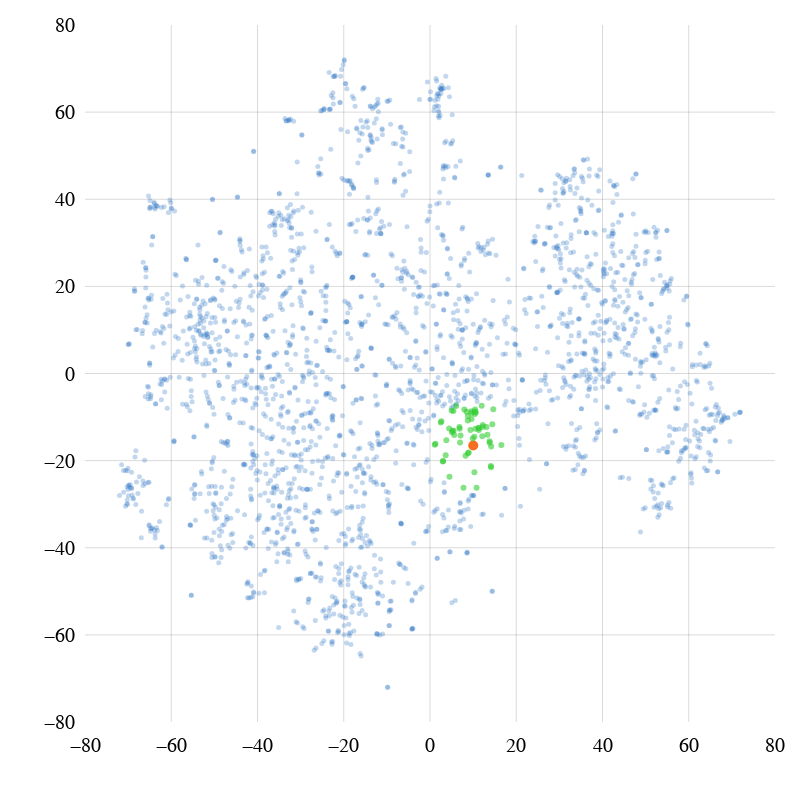

Write notebook code for a chart like this one.
### Code cell
# settings
axis_col = 'rgba(0, 0, 0, 0.15)'
no_col = 'rgba(0, 0, 0, 0)'
axis_desc: dict = dict(linecolor=no_col, gridcolor=axis_col, zerolinecolor=axis_col, zerolinewidth=1)
layout = dict(
    autosize=False,
    width=800,
    height=800,
    margin=dict(
        l=25, r=25, b=25, t=25, pad=5
    ),
    # paper_bgcolor="white",
    font_family="Times New Roman",
    font_color="black",
    font_size=20,
    plot_bgcolor='white',
    xaxis=axis_desc,
    yaxis=axis_desc,
    xaxis2=axis_desc,
    yaxis2=axis_desc,
)

fig = sp.make_subplots(
    rows=1, cols=1, shared_xaxes=True, shared_yaxes=True, horizontal_spacing=0.02,
    # x_title="% Completeness"
)

s, o = 5, 0.3
fig.add_trace(
    go.Scatter(
        x = [x for i, (x, y) in enumerate(latentx) if i not in found_is],
        y = [y for i, (x, y) in enumerate(latentx) if i not in found_is],
        mode='markers',
        marker=dict(
            size=s,
            color='#3679c6',
            opacity=o
        ),
        showlegend=False,
        # text=[f"{t}<br><br>{'<br>'.join([' '.join(c) for c in divide_chunks(a.split(' '), 18)])}" for doi, t, a, e in mappings],
        text=['<br>'.join(' '.join(c) for c in divide_chunks(t.split(" "), 12)) for i, (doi, t, a, e) in enumerate(mappings) if i not in found_is],
    ),
    row=1, col=1,
)

fig.add_trace(
    go.Scatter(
        x = [found_x], y = [found_y],
        mode='markers',
        marker=dict(
            size=s*2,
            color='#f76e21',
            opacity=1
        ),
        showlegend=False,
        text=['<br>'.join(' '.join(c) for c in divide_chunks(found_title.split(" "), 12))],
    ),
    row=1, col=1,
)

fig.add_trace(
    go.Scatter(
        x = [x for i, (x, y, doi, ftitle, fabstract) in closest],
        y = [y for i, (x, y, doi, ftitle, fabstract) in closest],

        # x = [x for x, y in pca_x],
        # y = [y for x, y in pca_x],
        mode='markers',
        marker=dict(
            size=s*1.2,
            color='#32cd32',
            opacity=0.6
        ),
        showlegend=False,
        text=['<br>'.join(' '.join(c) for c in divide_chunks(ftitle.split(" "), 12)) for i, (x, y, doi, ftitle, fabstract) in closest]
    ),
    row=1, col=1,
)

# for i, ((doi, t, a, e), (x, y)) in enumerate(zip(mappings, latentx)):
#     if i % 250 != 0: continue

#     fig.add_annotation(
#         x=x, y=y,
#         xshift=-10, yshift=10,
#         text="<br>".join(" ".join(c) for c in divide_chunks(t.split(" "), 12)),
#         showarrow=True,
#         arrowhead=2,
#     )

_layout: dict[Any, Any] = layout.copy()
_layout.update(dict(
    hoverlabel=dict(
        # bgcolor="rgba(0, 0, 0, 0.2)",
        font_size=12,
        # font_family="Rockwell"
    ),
    xaxis=dict(title="", range=(-R, R), **axis_desc),
    yaxis=dict(title="", range=(-R, R), **axis_desc),
))
fig.update_annotations(font_size=10)
fig.update_layout(go.Layout(**_layout))
fig.show()

### Figure 1 — Plotly figure (JSON) as saved in the notebook; plotly's stock layout.template omitted (floating-point values rounded to 4 significant figures; data arrays with more than 128 entries replaced by an {"elided": "..."} marker saying what was removed)
{"data": [{"marker": {"color": "#3679c6", "opacity": 0.3, "size": 5}, "mode": "markers", "showlegend": false, "text": {"elided": "2435 str values"}, "type": "scatter", "x": {"elided": "2435 float values"}, "xaxis": "x", "y": {"elided": "2435 float values"}, "yaxis": "y"}, {"marker": {"color": "#f76e21", "opacity": 1, "size": 10}, "mode": "markers", "showlegend": false, "text": ["Genome enrichment of rare and unknown species from complicated microbiome by nanopore<br>selective sequencing."], "type": "scatter", "x": [10.03], "xaxis": "x", "y": [-16.53], "yaxis": "y"}, {"marker": {"color": "#32cd32", "opacity": 0.6, "size": 6}, "mode": "markers", "showlegend": false, "text": ["CopyRighter: a rapid tool for improving the accuracy of microbial community profiles<br>through lineage-specific gene copy number correction.", "Rare Taxa Exhibit Disproportionate Cell-Level Metabolic Activity in Enriched Anaerobic Digestion Microbial<br>Communities.", "ICoVeR - an interactive visualization tool for verification and refinement of metagenomic<br>bins.", "The active microbial community more accurately reflects the anaerobic digestion process: 16S<br>rRNA (gene) sequencing as a predictive tool.", "Insights in Waste Management Bioprocesses Using Genomic Tools.", "Active and total microbial community dynamics and the role of functional genes<br>bamA and mcrA during anaerobic digestion of phenol and p-cresol.", "A methodology for a quantitative interpretation of DGGE with the help of<br>mathematical modelling: application in biohydrogen production.", "Microbial 16S rRNA Ion Tag and community metagenome sequencing using the Ion<br>Torrent (PGM) Platform.", "Molecular Microbial Community Analysis as an Analysis Tool for Optimal Biogas Production.", "Metagenomic approaches: effective tools for monitoring the structure and functionality of microbiomes<br>in anaerobic digestion systems.", "Resource recovery from wastewater: application of meta-omics to phosphorus and carbon management.", "A Modular Metagenomics Pipeline Allowing for the Inclusion of Prior Knowledge Using<br>the Example of Anaerobic Digestion.", "Prospects for multi-omics in the microbial ecology of water engineering.", "Enhancing metaproteomics--The value of models and defined environmental microbial systems.", "Genome-centric metatranscriptomes and ecological roles of the active microbial populations during cellulosic<br>biomass anaerobic digestion.", "A comprehensive analysis of evolution and underlying connections of water research themes<br>in the 21st century.", "Genome-centric resolution of microbial diversity, metabolism and interactions in anaerobic digestion.", "Metatranscriptomics-guided genome-scale metabolic modeling of microbial communities.", "in silico\nMicrobiome digital signature of MCR genes - an  approach to<br>study the diversity of methanogenic population in laboratory-developed and pilot-scale anaerobic digesters.", "Absolute quantification and genome-centric analyses elucidate the dynamics of microbial populations in<br>anaerobic digesters.", "Bioinformatics for NGS-based metagenomics and the application to biogas research.", "Metagenomics in animal gastrointestinal ecosystem: Potential biotechnological prospects.", "Microbiome dynamics and adaptation of expression signatures during methane production failure and<br>process recovery.", "A microbial gene catalog of anaerobic digestion from full-scale biogas plants.", "Current understanding and perspectives in anaerobic digestion based on genome-resolved metagenomic approaches.", "Variation of Metagenome From Feedstock to Digestate in Full-Scale Biogas Plants.", "Recovery of metagenome-assembled microbial genomes from a full-scale biogas plant of food<br>waste by pacific biosciences high-fidelity sequencing.", "Novel ecological insights and functional roles during anaerobic digestion of saccharides unveiled<br>by genome-centric metagenomics.", "Spatial Distribution and Diverse Metabolic Functions of Lignocellulose-Degrading Uncultured Bacteria as Revealed<br>by Genome-Centric Metagenomics.", "Efficiency of RNA extraction from selected bacteria in the context of biogas<br>production and metatranscriptomics.", "Diversity of microbial carbohydrate-active enzymes in Danish anaerobic digesters fed with wastewater<br>treatment sludge.", "Rapid extraction of total RNA from an anaerobic sludge biocoenosis.", "Diversity-Function Relationships in Natural, Applied, and Engineered Microbial Ecosystems.", "Genomics of oral bacteria.", "Metagenome changes in the mesophilic biogas-producing community during fermentation of the green<br>alga Scenedesmus obliquus.", "Metagenomic Reconstruction of Key Anaerobic Digestion Pathways in Municipal Sludge and Industrial<br>Wastewater Biogas-Producing Systems.", "Metagenomic Analysis of Anaerobic Microbial Communities Degrading Short-Chain Fatty Acids as Sole<br>Carbon Sources.", "Deeper insight into the structure of the anaerobic digestion microbial community; the<br>biogas microbiome database is expanded with 157 new genomes.", "New insights from the biogas microbiome by comprehensive genome-resolved metagenomics of nearly<br>1600 species originating from multiple anaerobic digesters.", "Deeply sequenced metagenome and metatranscriptome of a biogas-producing microbial community from an<br>agricultural production-scale biogas plant.", "Metagenomic analysis and functional characterization of the biogas microbiome using high throughput<br>shotgun sequencing and a novel binning strategy.", "Metagenome from a Spirulina digesting biogas reactor: analysis via binning of contigs<br>and classification of short reads.", "Metagenomic binning reveals the functional roles of core abundant microorganisms in twelve<br>full-scale biogas plants.", "Genome-centric metagenomics provides new insights into the microbial community and metabolic potential<br>of landfill leachate microbiota.", "Anaerobic digestion of the microalga Spirulina at extreme alkaline conditions: biogas production,<br>metagenome, and metatranscriptome.", "Metagenome, metatranscriptome, and metaproteome approaches unraveled compositions and functional relationships of microbial<br>communities residing in biogas plants.", "Mining the landfill soil metagenome for denitrifying methanotrophic taxa and validation of<br>methane oxidation in microcosm.", "Metagenomic and bioanalytical insights into quorum sensing of methanogens in anaerobic digestion<br>systems with or without the addition of conductive filter.", "Insight into the effect of N-acyl-homoserine lactones-mediated quorum sensing on the microbial<br>social behaviors in a UASB with the regulation of alkalinity.", "Metagenome changes in the biogas producing community during anaerobic digestion of rice<br>straw.", "Shotgun metaproteomic profiling of biomimetic anaerobic digestion processes treating sewage sludge.", "Molecular analysis of meso- and thermophilic microbiota associated with anaerobic biowaste degradation.", "Different response of bacteria, archaea and fungi to process parameters in nine<br>full-scale anaerobic digesters.", "Detailed analysis of metagenome datasets obtained from biogas-producing microbial communities residing in<br>biogas reactors does not indicate the presence of putative pathogenic microorganisms.", "Comparison of Methods to Identify Pathogens and Associated Virulence Functional Genes in<br>Biosolids from Two Different Wastewater Treatment Facilities in Canada.", "The bacterial aetiology of pleural empyema. A descriptive and comparative metagenomic study.", "Experimentally Validated Reconstruction and Analysis of a Genome-Scale Metabolic Model of an<br>Anaerobic Neocallimastigomycota Fungus.", "Dissecting microbial community structure and methane-producing pathways of a full-scale anaerobic reactor<br>digesting activated sludge from wastewater treatment by metagenomic sequencing.", "Crop-based composting of lignocellulosic digestates: Focus on bacterial and fungal diversity."], "type": "scatter", "x": [9.903, 8.986, 10.28, 8.782, 12.13, 8.241, 6.976, 9.382, 7.093, 11.32, 13.84, 10.54, 13.82, 13.32, 11.28, 14.18, 11.27, 12.2, 6.866, 5.609, 12.25, 13.09, 6.828, 5.479, 5.087, 5.233, 8.767, 9.632, 10.3, 14.1, 3.794, 14.16, 16.54, 14.46, 3.636, 4.444, 8.78, 10.4, 9.603, 10.64, 10.42, 3.049, 9.63, 8.491, 2.971, 10.45, 7.958, 1.257, 1.112, 4.515, 5.423, 2.487, 2.654, 11.99, 5.012, 14.67, 10.8, 6.062, 7.762], "xaxis": "x", "y": [-14.91, -18.15, -14.51, -18.31, -14.43, -18.9, -15.86, -12.95, -14.22, -12.97, -15.88, -12.67, -15.57, -14.08, -12.59, -16.75, -12.47, -12.26, -12.67, -14.14, -11.81, -12.28, -12.27, -13.13, -13.51, -13.16, -10.78, -10.42, -22.64, -21.23, -15.33, -21.52, -16.41, -11.63, -18.77, -12.65, -9.755, -9.301, -9.088, -8.934, -8.741, -20.07, -8.667, -8.788, -20.21, -8.254, -8.272, -16.13, -16.35, -23.71, -8.597, -11.25, -10.95, -7.425, -8.472, -8.224, -26.24, -7.445, -26.23], "yaxis": "y"}], "layout": {"autosize": false, "font": {"color": "black", "family": "Times New Roman", "size": 20}, "height": 800, "hoverlabel": {"font": {"size": 12}}, "margin": {"b": 25, "l": 25, "pad": 5, "r": 25, "t": 25}, "plot_bgcolor": "white", "width": 800, "xaxis": {"anchor": "y", "domain": [0, 1], "gridcolor": "rgba(0, 0, 0, 0.15)", "linecolor": "rgba(0, 0, 0, 0)", "range": [-80, 80], "title": {"text": ""}, "zerolinecolor": "rgba(0, 0, 0, 0.15)", "zerolinewidth": 1}, "xaxis2": {"gridcolor": "rgba(0, 0, 0, 0.15)", "linecolor": "rgba(0, 0, 0, 0)", "zerolinecolor": "rgba(0, 0, 0, 0.15)", "zerolinewidth": 1}, "yaxis": {"anchor": "x", "domain": [0, 1], "gridcolor": "rgba(0, 0, 0, 0.15)", "linecolor": "rgba(0, 0, 0, 0)", "range": [-80, 80], "title": {"text": ""}, "zerolinecolor": "rgba(0, 0, 0, 0.15)", "zerolinewidth": 1}, "yaxis2": {"gridcolor": "rgba(0, 0, 0, 0.15)", "linecolor": "rgba(0, 0, 0, 0)", "zerolinecolor": "rgba(0, 0, 0, 0.15)", "zerolinewidth": 1}}}
